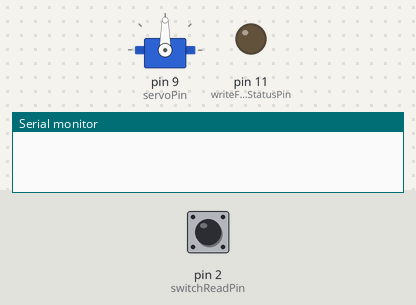
Bench run of a sketch on a simulated Arduino Nano, built with avr-gcc and run on an emulated ATmega328P. Parts: servo, output pins drawn as LEDs (lit = HIGH), the last lines printed to the serial monitor. Inputs (shaded band) come from the test bench; at power-on: pin 2 (switchReadPin) HIGH. Pins used as bus, display or sensor lines are not drawn.

Above: at 0.1 s.
At 0.6 s:
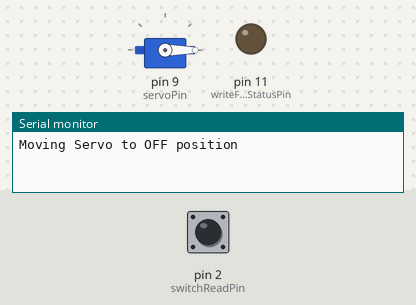
Timing chart, 0 to 2.1 s (numbered marks = the images above):
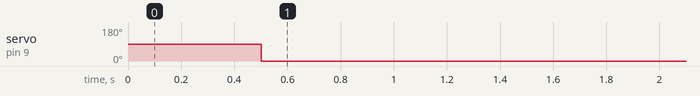

Measured:
- by itself, servo on pin 9 (servoPin): 90° → 0° at 0.50 s

The sketch:

trigger_mcu.ino
```cpp
#include <Servo.h>

const int switchPowerPin = 3;  // Pin to supply power to the switch
const int switchReadPin = 2;   // Pin to read the switch state
const int servoPin  = 9;

const int readFirePin = 10; // Pin to read input from mcu_controller nano
const int writeFireStatusPin = 11; // Pin to write to mcu_controller nano
Servo servo;

int switchState = 0;
int lastSwitchState = HIGH;
int servoAngleOn = 180;
int servoAngleOff = 0;

unsigned long lastDebounceTime = 0;
unsigned long debounceDelay = 500;

void setup() {
  Serial.begin(9600);
  pinMode(switchPowerPin, OUTPUT);
  digitalWrite(switchPowerPin, HIGH); // Supply power to the switch
  pinMode(switchReadPin, INPUT);

// Pins for both reading fire-pin from other Nano, and to write status-value back if triggers.
  pinMode(readFirePin, INPUT);
  pinMode(writeFireStatusPin, OUTPUT);
  servo.attach(servoPin);
}

void loop() {
  int reading = digitalRead(switchReadPin);

  if (reading != lastSwitchState) {
    lastDebounceTime = millis();
  }

  if ((millis() - lastDebounceTime) > debounceDelay) {
    if (reading != switchState) {
      switchState = reading;


      if (switchState == LOW && digitalRead(readFirePin)) {
        servo.write(servoAngleOn);
        digitalWrite(writeFireStatusPin, HIGH);
        delay(50);
        digitalWrite(writeFireStatusPin, LOW);
        Serial.println("Moving Servo to ON position");
      }

      else {
        servo.write(servoAngleOff);
        Serial.println("Moving Servo to OFF position");
      }
    }
  }

  lastSwitchState = reading;
}
```
